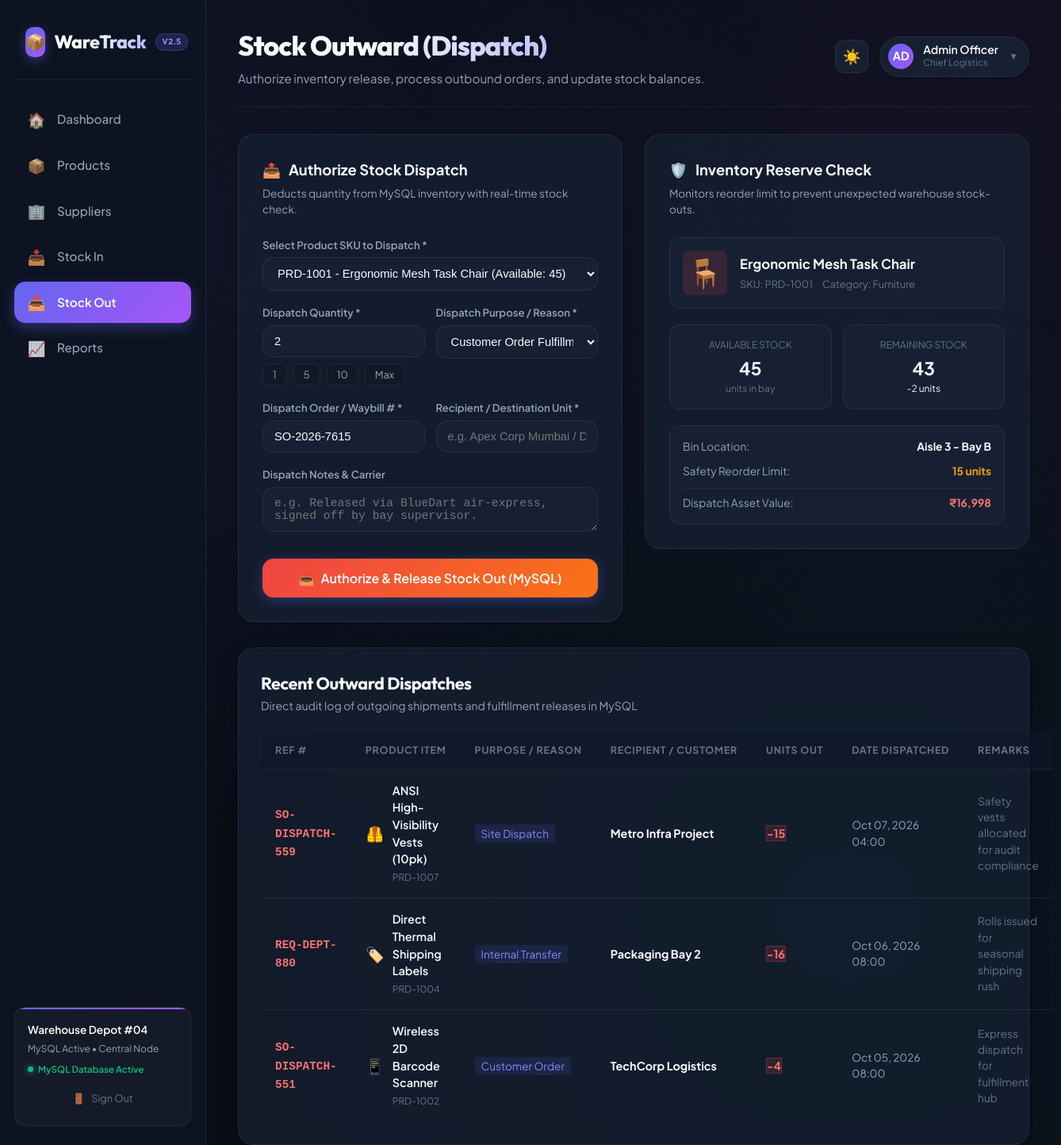
Page /stock-out.php on the committed database.
### tables this page shows
CREATE TABLE `stock_transactions` (
    `id` INT AUTO_INCREMENT PRIMARY KEY,
    `transaction_type` ENUM('IN', 'OUT') NOT NULL,
    `product_id` VARCHAR(50) NOT NULL,
    `supplier_id` VARCHAR(50) NULL,
    `quantity` INT NOT NULL,
    `reference_no` VARCHAR(100) NOT NULL,
    `reason` VARCHAR(100) DEFAULT 'Purchase Restock',
    `unit_price` DECIMAL(12, 2) NOT NULL DEFAULT 0.00,
    `recipient` VARCHAR(150) NULL,
    `notes` TEXT NULL,
    `created_at` TIMESTAMP DEFAULT CURRENT_TIMESTAMP,
    INDEX `idx_trans_type` (`transaction_type`),
    INDEX `idx_trans_prod` (`product_id`),
    INDEX `idx_trans_supp` (`supplier_id`),
    INDEX `idx_trans_created` (`created_at`)
);

CREATE TABLE `products` (
    `id` VARCHAR(50) NOT NULL PRIMARY KEY,
    `name` VARCHAR(255) NOT NULL,
    `category` VARCHAR(100) NOT NULL,
    `quantity` INT NOT NULL DEFAULT 0,
    `min_stock` INT NOT NULL DEFAULT 10,
    `price` DECIMAL(12, 2) NOT NULL DEFAULT 0.00,
    `location` VARCHAR(150) DEFAULT 'General Storage',
    `icon` VARCHAR(50) DEFAULT '📦',
    `supplier_id` VARCHAR(50) NULL,
    `created_at` TIMESTAMP DEFAULT CURRENT_TIMESTAMP,
    `updated_at` TIMESTAMP DEFAULT CURRENT_TIMESTAMP ON UPDATE CURRENT_TIMESTAMP,
    INDEX `idx_category` (`category`),
    INDEX `idx_quantity` (`quantity`),
    INDEX `idx_min_stock` (`min_stock`),
    INDEX `idx_prod_supplier` (`supplier_id`)
);

### stock-out.php (the view, shortened to what the rows shown need)
<?php
require_once __DIR__ . '/includes/functions.php';
$recentOutward = getStockTransactions('OUT', 15, '');
require_once __DIR__ . '/includes/header.php';
?>
<section class="table-section">
    <div class="section-header">
        <div>
            <h2>Recent Outward Dispatches</h2>
        </div>
    </div>
    <div class="table-wrapper">
        <table class="data-table">
            <thead>
                <tr>
                    <th>Ref #</th>
                    <th>Product Item</th>
                    <th>Purpose / Reason</th>
                    <th>Recipient / Customer</th>
                    <th>Units Out</th>
                    <th>Date Dispatched</th>
                    <th>Remarks</th>
                </tr>
            </thead>
            <tbody>
                <?php if (empty($recentOutward)): ?>
                    <tr>
                        <td colspan="7" style="text-align: center; padding: 30px; color: var(--text-muted);">
                            No outward dispatches recorded yet.
                        </td>
                    </tr>
                <?php else: ?>
                    <?php foreach ($recentOutward as $tx): ?>
                        <tr>
                            <td>
                                <span style="font-family: monospace; font-weight: 600; color: #f87171;"><?= e($tx['reference_no']) ?></span>
                            </td>
                            <td>
                                <div style="display: flex; align-items: center; gap: 10px;">
                                    <span style="font-size: 1.2rem;"><?= e($tx['product_icon'] ?? '📦') ?></span>
                                    <div>
                                        <div style="font-weight: 600; color: var(--text-primary);"><?= e($tx['product_name']) ?></div>
                                        <small style="color: var(--text-muted);"><?= e($tx['product_id']) ?></small>
                                    </div>
                                </div>
                            </td>
                            <td>
                                <span style="font-size: 0.85rem; color: var(--primary-light); background: rgba(99,102,241,0.12); padding: 3px 8px; border-radius: 4px;">
                                    <?= e($tx['reason']) ?>
                                </span>
                            </td>
                            <td>
                                <strong style="color: var(--text-primary);"><?= e($tx['recipient'] ?: 'Direct Dispatch') ?></strong>
                            </td>
                            <td>
                                <span class="badge out-of-stock" style="font-weight: 700; background: rgba(239,68,68,0.15); color: #f87171; border: 1px solid rgba(239,68,68,0.3);">
                                    -<?= (int)$tx['quantity'] ?>
                                </span>
                            </td>
                            <td style="color: var(--text-secondary); font-size: 0.85rem;">
                                <?= date('M d, Y H:i', strtotime($tx['created_at'])) ?>
                            </td>
                            <td style="color: var(--text-muted); font-size: 0.85rem;">
                                <?= e($tx['notes'] ?: 'Released from warehouse dock') ?>
                            </td>
                        </tr>
                    <?php endforeach; ?>
                <?php endif; ?>
            </tbody>
        </table>
    </div>
</section>
<?php require_once __DIR__ . '/includes/footer.php'; ?>

### rows in the picture
stock_transactions: reference_no "SO-DISPATCH-559", product.icon "🦺", product.name "ANSI High-Visibility Vests (10pk)", product "PRD-1007", reason "Site Dispatch", recipient "Metro Infra Project", quantity "15", created_at "Oct 07, 2026 04:00", notes "Safety vests allocated for audit compliance"
stock_transactions: reference_no "REQ-DEPT-880", product.icon "🏷️", product.name "Direct Thermal Shipping Labels", product "PRD-1004", reason "Internal Transfer", recipient "Packaging Bay 2", quantity "16", created_at "Oct 06, 2026 08:00", notes "Rolls issued for seasonal shipping rush"
stock_transactions: reference_no "SO-DISPATCH-551", product.icon "📱", product.name "Wireless 2D Barcode Scanner", product "PRD-1002", reason "Customer Order", recipient "TechCorp Logistics", quantity "4", created_at "Oct 05, 2026 08:00", notes "Express dispatch for fulfillment hub"

### other values in the picture
$pageTitle "Stock Outward (Dispatch)"
$pageSubtitle "Authorize inventory release, process outbound orders, and update stock balances."
$currentUser['initials'] "AD"
$currentUser['full_name'] "Admin Officer"
$currentUser['role'] "Chief Logistics"
form field product_id "PRD-1001 - Ergonomic Mesh Task Chair (Available: 45)"
